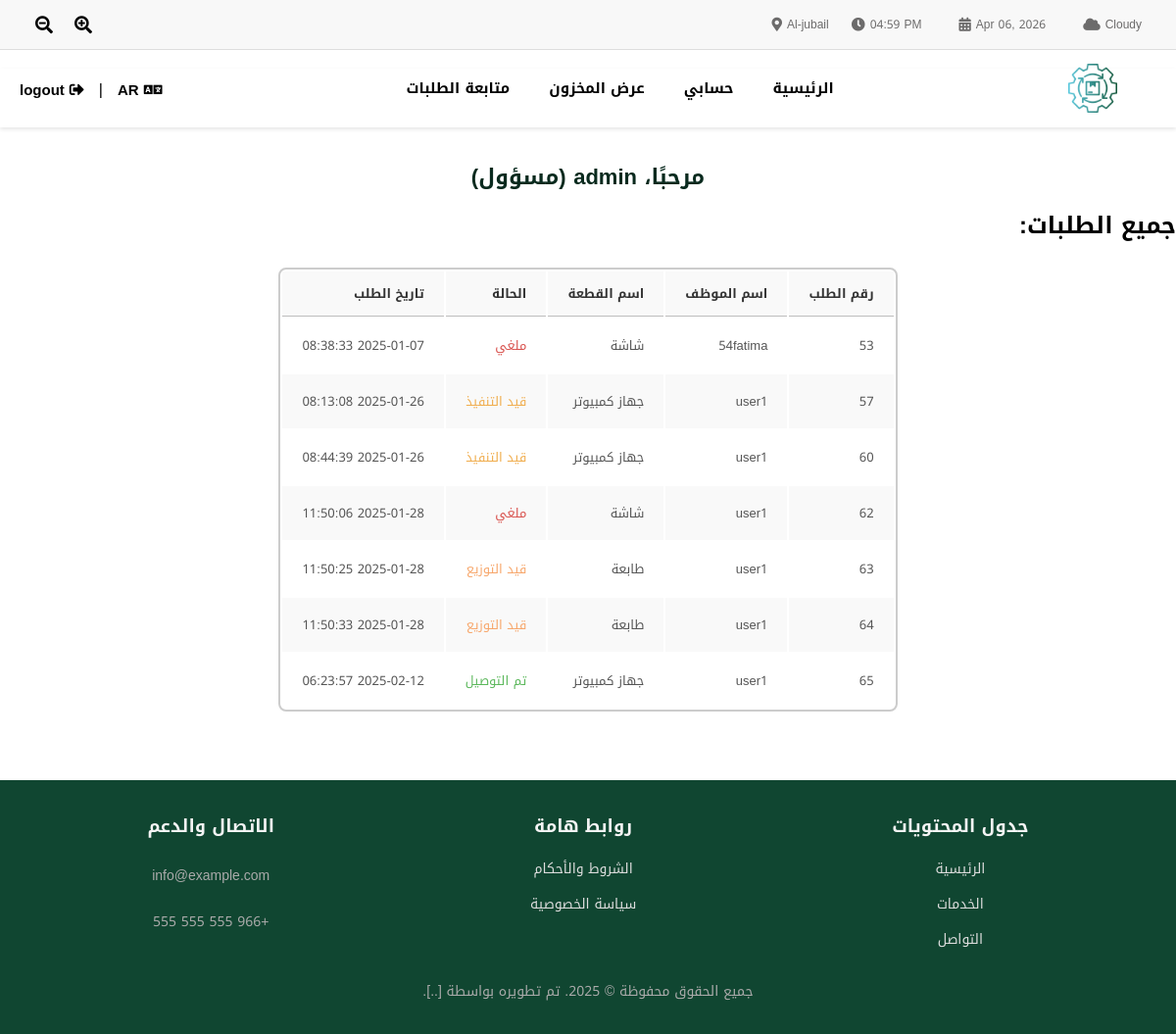
Screenshot of /entry/tracking-admin.php (signed in) with the database file from the repository.
### tables this page shows
CREATE TABLE `requests` (
  `id` int(11) NOT NULL,
  `employee_name` varchar(255) NOT NULL,
  `item_id` int(11) NOT NULL,
  `priority` enum('عالية','متوسطة','منخفضة') NOT NULL,
  `description` text DEFAULT NULL,
  `status` enum('قيد التوزيع','ملغي','قيد التنفيذ','تم التوصيل') NOT NULL,
  `created_at` timestamp NOT NULL DEFAULT current_timestamp(),
  `department` varchar(100) NOT NULL,
  `user_id` int(11) DEFAULT NULL,
  `technician_id` int(11) DEFAULT NULL,
  `request_type` enum('أنظمة','شبكات','أجهزة') NOT NULL
);

CREATE TABLE `users` (
  `id` int(11) NOT NULL,
  `email` varchar(255) NOT NULL,
  `full_name` varchar(255) NOT NULL,
  `username` varchar(50) NOT NULL,
  `password` varchar(255) NOT NULL,
  `role` enum('admin','employee','technician','distributor') NOT NULL
);

CREATE TABLE `inventory` (
  `id` int(11) NOT NULL,
  `item_name` varchar(255) NOT NULL,
  `quantity` int(11) NOT NULL,
  `status` varchar(50) NOT NULL
);

### entry/tracking-admin.php (the view, shortened to what this page needs)
<?php
include '../header.php';
include '../includes/db.php';
$query = "SELECT r.id AS request_id, u.username AS employee_name,
                 i.item_name, r.status, r.created_at
          FROM requests r
          LEFT JOIN users u ON r.user_id = u.id
          LEFT JOIN inventory i ON r.item_id = i.id";
$result = mysqli_query($conn, $query);
?>
<!DOCTYPE html>
<html dir="rtl">
<head>
    <link rel="stylesheet" href="../styles/style.css">
</head>
<body>
    <h1>مرحبًا، <?php echo htmlspecialchars($_SESSION['username']); ?> (مسؤول)</h1>
    <h2>جميع الطلبات:</h2>
    <table class="table-t">
        <thead>
            <tr>
                <th>رقم الطلب</th>
                <th>اسم الموظف</th>
                <th>اسم القطعة</th>
                <th>الحالة</th>
                <th>تاريخ الطلب</th>
            </tr>
        </thead>
        <tbody>
            <?php while ($row = mysqli_fetch_assoc($result)): ?>
                <tr>
                    <td><?php echo htmlspecialchars($row['request_id']); ?></td>
                    <td><?php echo htmlspecialchars($row['employee_name']); ?></td>
                    <td><?php echo htmlspecialchars($row['item_name']); ?></td>
                    <td class="
                        <?php
                            echo ($row['status'] === 'قيد التنفيذ') ? 'status-pending' :
                                 (($row['status'] === 'تم التوصيل') ? 'status-approved' :
                                 (($row['status'] === 'ملغي') ? 'status-rejected' :
                                 (($row['status'] === 'قيد التوزيع') ? 'status-distribution' : '')));
                        ?>">
                        <?php echo htmlspecialchars($row['status']); ?>
                    </td>
                    <td><?php echo htmlspecialchars($row['created_at']); ?></td>
                </tr>
            <?php endwhile; ?>
        </tbody>
    </table>
    <?php include '../footer.php'; ?>
</body>
</html>

### header.php (shortened to what this page needs)
<!DOCTYPE html>
<html dir="rtl">
<head>
    <link rel="stylesheet" href="styles/style.css">
    <link rel="stylesheet" href="https://cdnjs.cloudflare.com/ajax/libs/font-awesome/5.15.4/css/all.min.css">
</head>
<body>
<div class="secondary-bar">
    <div class="right-info">
        <span><i class="fas fa-map-marker-alt"></i> Al-jubail</span>
        <span><i class="fas fa-clock"></i> <span id="current-time">2:30 AM </span></span>
        <span><i class="fas fa-calendar-alt"></i> <span id="current-date">Jan 21, 2025</span></span>
        <span><i class="fas fa-cloud"></i> Cloudy</span>
    </div>
    <div class="left-icons">
        <button id="zoom-in" class="no-loader"><i class="fas fa-search-plus"></i></button>
        <button id="zoom-out" class="no-loader"><i class="fas fa-search-minus"></i></button>
    </div>
</div>
<header>
    <div class="logo">
        <img src="/Coop/image/supply-chain.png" alt="Platform Logo" style="width: 50px; height: auto; margin-right: 40px">
    </div>
    <nav class="navbar">
        <?php if ($_SESSION['role'] == 'admin'): ?>
            <a href="/Coop/index.php">الرئيسية</a>
            <a href="/Coop/entry/profile.php">حسابي</a>
            <a href="/Coop/pages/inventory.php">عرض المخزون</a>
            <a href="/Coop/entry/tracking-admin.php">متابعة الطلبات</a>
        <?php endif; ?>
    </nav>
    <div class="extra-options">
        <a href="#" class="language"><i class="fas fa-language"></i> AR</a> |
        <a href="/Coop/entry/logout.php" class="logout"><i class="fas fa-sign-out-alt"></i>  logout</a>
    </div>
</header>
</body>
</html>

### footer.php
<footer>
    <div class="footer-links">
        <div>
            <h3>جدول المحتويات</h3>
            <ul>
                <li><a href="#hero-section">الرئيسية</a></li>
                <li><a href="#ser-section">الخدمات</a></li>
                <li><a href="#footer-content">التواصل</a></li>
            </ul>
        </div>
        <div>
            <h3>روابط هامة</h3>
            <ul>
                <li><a href="#">الشروط والأحكام</a></li>
                <li><a href="#">سياسة الخصوصية</a></li>
            </ul>
        </div>
        <div>
            <h3>الاتصال والدعم</h3>
            <p>info@example.com</p>
            <p>+966 555 555 555</p>
        </div>
    </div>
    <div class="copyright">
        <p>جميع الحقوق محفوظة &copy; 2025. تم تطويره بواسطة [..].</p>
    </div>
</footer>

### rows the page displays
requests: id "53", user.username "54fatima", item.item_name "شاشة", status "ملغي", created_at "2025-01-07 08:38:33"
requests: id "57", user.username "user1", item.item_name "جهاز كمبيوتر", status "قيد التنفيذ", created_at "2025-01-26 08:13:08"
requests: id "60", user.username "user1", item.item_name "جهاز كمبيوتر", status "قيد التنفيذ", created_at "2025-01-26 08:44:39"
requests: id "62", user.username "user1", item.item_name "شاشة", status "ملغي", created_at "2025-01-28 11:50:06"
requests: id "63", user.username "user1", item.item_name "طابعة", status "قيد التوزيع", created_at "2025-01-28 11:50:25"
requests: id "64", user.username "user1", item.item_name "طابعة", status "قيد التوزيع", created_at "2025-01-28 11:50:33"
requests: id "65", user.username "user1", item.item_name "جهاز كمبيوتر", status "تم التوصيل", created_at "2025-02-12 06:23:57"
